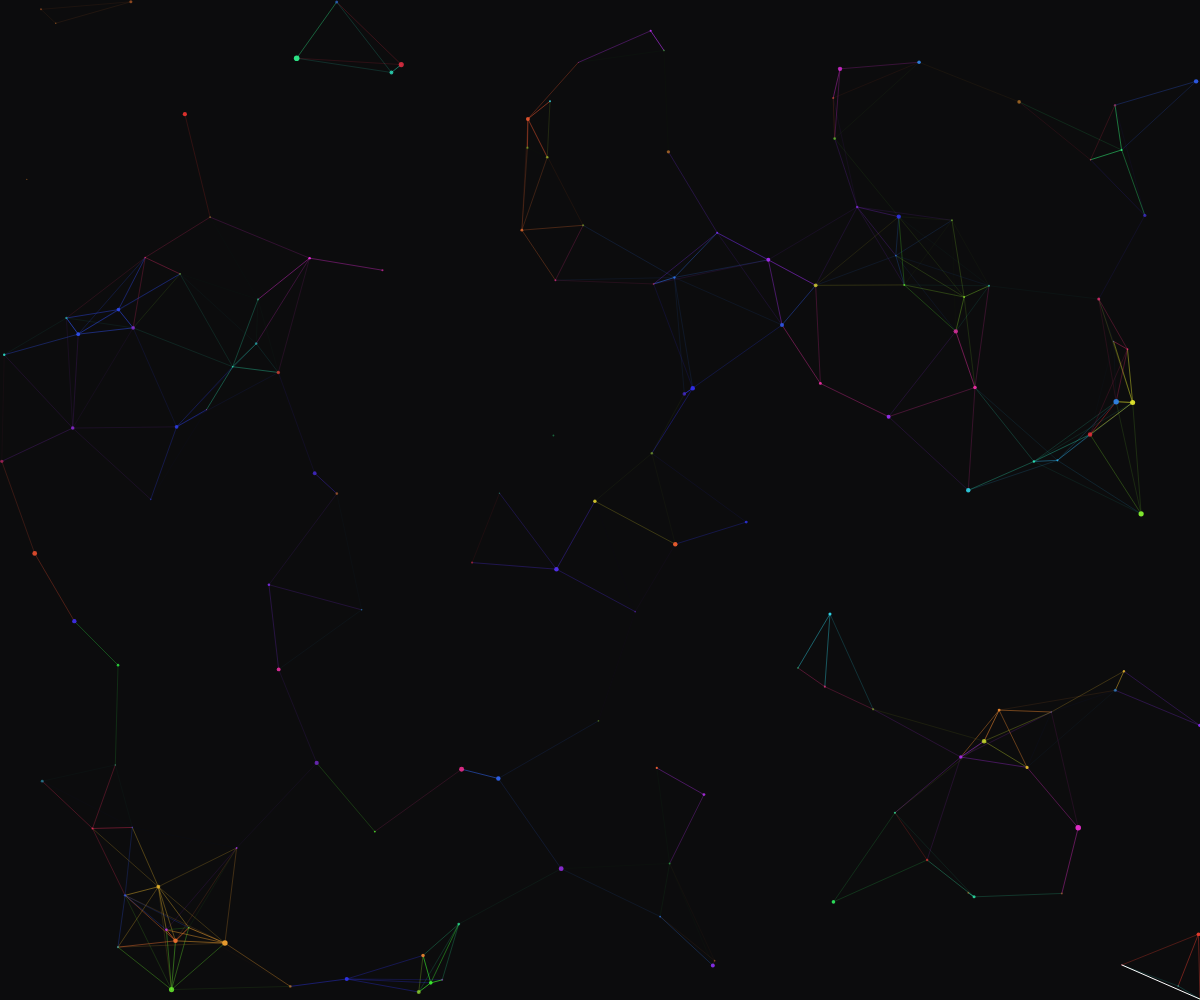
Frame 1 (no input)
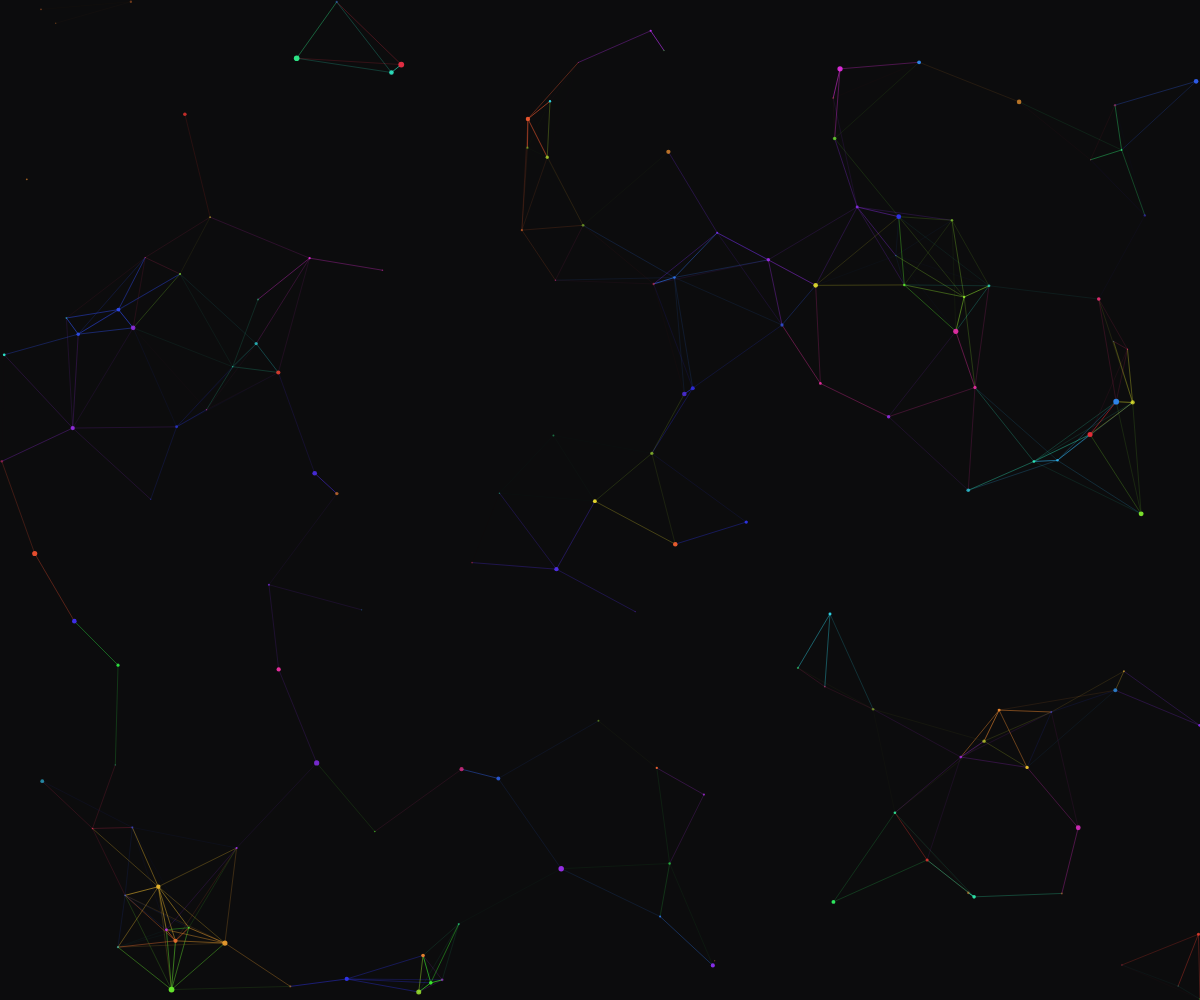
Frame 60 (no input)
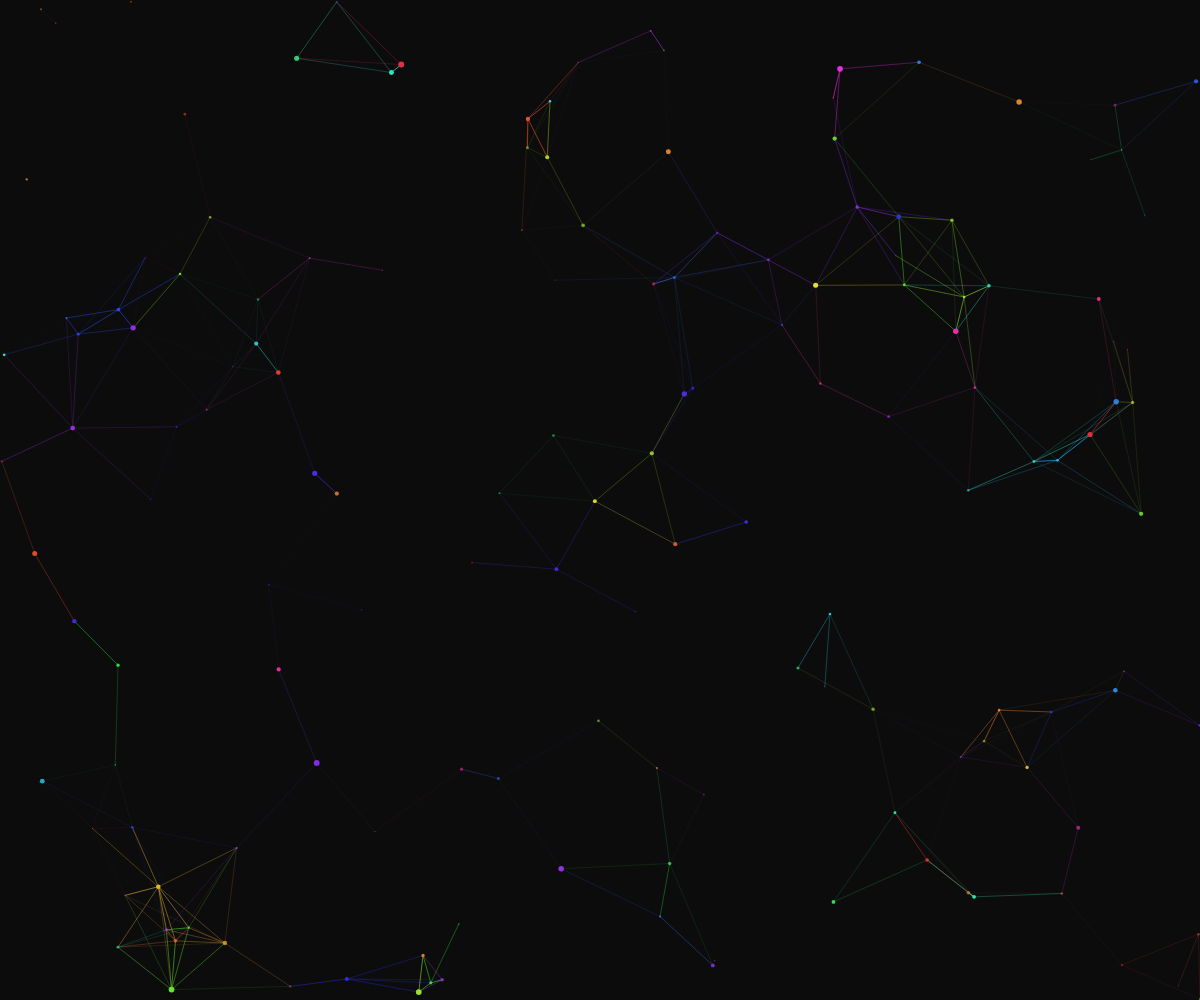
Frame 120 (the mouse pressed at the canvas centre since frame 60)

The p5.js sketch that drew these frames (run headless with seeded random() and noise() and a simulated clock; from frame 60 on, the mouse is pressed at the canvas centre):

// p5.js sketch
// ── sketch.js
let particles = [];
const numParticles = 150;
const connectionDistance = 120;
let time = 0;

function setup() {
  createCanvas(windowWidth, windowHeight);
  colorMode(HSB, 360, 100, 100, 1);
  
  // Initialize particles with random positions and hues
  for (let i = 0; i < numParticles; i++) {
    particles.push({
      x: random(width),
      y: random(height),
      hue: random(360),
      size: random(2, 6)
    });
  }
}

function draw() {
  background(220, 5, 5); // Deep dark background with subtle hue
  
  time += 0.01;
  
  // Draw connections between particles
  beginShape(LINES);
  noFill();
  
  for (let i = 0; i < particles.length; i++) {
    const p1 = particles[i];
    
    for (let j = i + 1; j < particles.length; j++) {
      const p2 = particles[j];
      
      // Calculate distance
      const dx = p1.x - p2.x;
      const dy = p1.y - p2.y;
      const distance = Math.sqrt(dx * dx + dy * dy);
      
      if (distance < connectionDistance) {
        // Pulse effect using sine wave
        const pulse = sin(time + i * 0.05) * 0.5 + 0.5;
        
        // Calculate alpha based on distance and pulse
        const alpha = map(distance, 0, connectionDistance, 0.8, 0.1) * pulse;
        
        // Set stroke with dynamic hue and alpha
        stroke(p1.hue, 80, 90, alpha);
        
        vertex(p1.x, p1.y);
        vertex(p2.x, p2.y);
      }
    }
  }
  
  endShape();
  
  // Draw particles
  noStroke();
  for (let i = 0; i < particles.length; i++) {
    const p = particles[i];
    
    // Pulse particle size and brightness
    const pulse = sin(time + i * 0.05) * 0.3 + 0.7;
    
    fill(p.hue, 80, 90, pulse);
    ellipse(p.x, p.y, p.size * pulse);
  }
}

function windowResized() {
  resizeCanvas(windowWidth, windowHeight);
}
